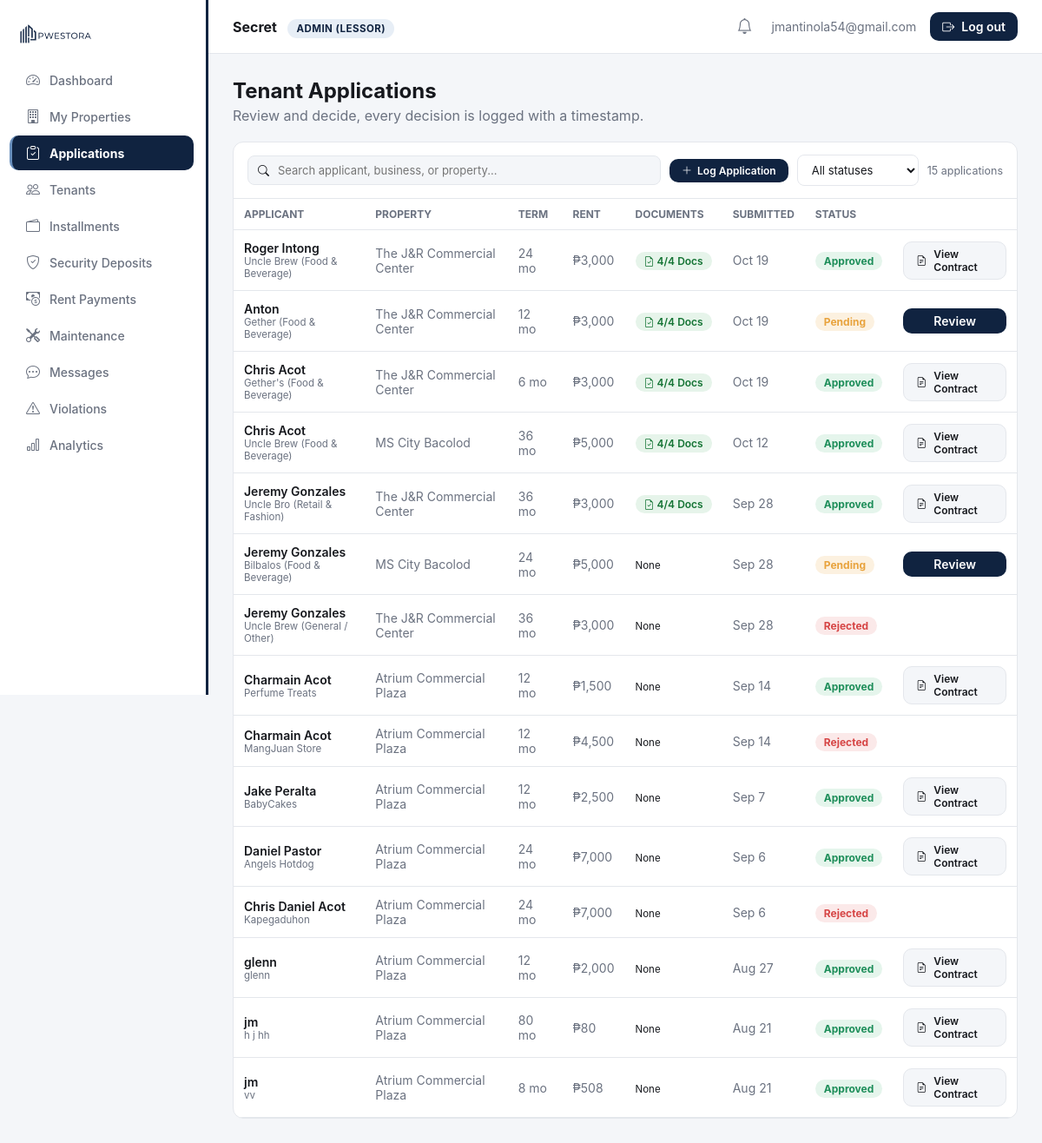
Page /dashboard.php?page=applications (signed in) on the committed database.
### tables this page shows
CREATE TABLE `tenants` (
  `id` int(11) NOT NULL,
  `lessor_id` int(11) NOT NULL,
  `property_id` int(11) NOT NULL,
  `application_id` int(11) DEFAULT NULL,
  `lessee_id` int(11) DEFAULT NULL,
  `tenant_name` varchar(150) NOT NULL,
  `business_name` varchar(150) DEFAULT NULL,
  `unit_label` varchar(100) DEFAULT NULL,
  `created_at` datetime NOT NULL DEFAULT current_timestamp()
);

CREATE TABLE `applications` (
  `id` int(11) NOT NULL,
  `property_id` int(11) NOT NULL,
  `lessor_id` int(11) NOT NULL,
  `lessee_id` int(11) DEFAULT NULL,
  `tenant_name` varchar(150) NOT NULL,
  `business_name` varchar(150) DEFAULT NULL,
  `term_months` int(11) NOT NULL,
  `rent` decimal(12,2) NOT NULL,
  `status` enum('pending','approved','rejected') NOT NULL DEFAULT 'pending',
  `submitted_at` datetime NOT NULL DEFAULT current_timestamp(),
  `checklist_negotiation` longtext DEFAULT NULL,
  `lessor_rebuttal` text DEFAULT NULL,
  `rebuttal_at` datetime DEFAULT NULL,
  `valid_id_path` varchar(255) DEFAULT NULL,
  `sec_dti_path` varchar(255) DEFAULT NULL,
  `business_permit_path` varchar(255) DEFAULT NULL,
  `bir_cert_path` varchar(255) DEFAULT NULL
);

CREATE TABLE `properties` (
  `id` int(11) NOT NULL,
  `lessor_id` int(11) NOT NULL,
  `name` varchar(150) NOT NULL,
  `type` varchar(60) NOT NULL,
  `address` varchar(255) DEFAULT NULL,
  `latitude` decimal(10,7) DEFAULT NULL,
  `longitude` decimal(10,7) DEFAULT NULL,
  `asking_rent` decimal(12,2) DEFAULT NULL,
  `status` enum('pending','verified','rejected') NOT NULL DEFAULT 'pending',
  `title_doc_path` varchar(255) DEFAULT NULL,
  `tax_dec_path` varchar(255) DEFAULT NULL,
  `photos_path` varchar(255) DEFAULT NULL,
  `created_at` datetime NOT NULL DEFAULT current_timestamp()
);

### public_html/modules/applications.php (the view, shortened to what this page needs)
<?php
$lessorId = $user['id'];
$applications = $pdo->prepare(
    'SELECT a.*, p.name AS property_name, t.id AS tenant_id
     FROM applications a
     JOIN properties p ON p.id = a.property_id
     LEFT JOIN tenants t ON t.application_id = a.id
     WHERE a.lessor_id = ?
     ORDER BY a.submitted_at DESC'
);
$applications->execute([$lessorId]);
$applications = $applications->fetchAll();
?>
<div style="margin-bottom:20px;">
  <h2 style="margin:0 0 4px;">Tenant Applications</h2>
  <p style="color:var(--ink-500); margin:0;">Review and decide, every decision is logged with a timestamp.</p>
</div>
<div class="card" style="padding:0; overflow:hidden; margin-bottom:28px;">
  <div style="display:flex; gap:10px; flex-wrap:nowrap; align-items:center; padding:14px 16px; border-bottom:1px solid var(--border); overflow-x:auto;">
    <?php if ($applications): ?>
      <div style="flex:1; min-width:220px; position:relative;">
        <i class="bi bi-search" style="position:absolute; left:12px; top:50%; transform:translateY(-50%); color:var(--ink-400); font-size:13px;"></i>
        <input id="app-search" type="search" placeholder="Search applicant, business, or property..."
               autocomplete="off"
               style="width:100%; box-sizing:border-box; padding:8px 12px 8px 34px; border:1px solid var(--border); border-radius:8px; font:inherit; font-size:13px; background:var(--bg); color:var(--ink-900);">
      </div>
    <?php else: ?>
      <div style="flex:1;"></div>
    <?php endif; ?>
    <a href="/dashboard.php?page=applications&log=1" class="btn btn-primary" style="width:auto; display:inline-flex; align-items:center; gap:6px; padding:6px 14px; font-size:12px; flex-shrink:0;">
      <i class="bi bi-plus-lg"></i> Log Application
    </a>
    <?php if ($applications): ?>
      <select id="app-status-filter"
              style="padding:8px 12px; border:1px solid var(--border); border-radius:8px; font:inherit; font-size:13px; background:#fff; color:var(--ink-900); min-width:140px; flex-shrink:0;">
        <option value="">All statuses</option>
      </select>
      <span id="app-filter-count" style="font-size:12.5px; color:var(--ink-500); white-space:nowrap; flex-shrink:0;"></span>
    <?php endif; ?>
  </div>
  <div class="table-scroll">
  <table>
    <thead><tr><th>Applicant</th><th>Property</th><th>Term</th><th>Rent</th><th>Documents</th><th>Submitted</th><th>Status</th><th></th></tr></thead>
    <tbody>
      <?php if (!$applications): ?>
        <tr><td colspan="8" style="text-align:center; color:var(--ink-500);">No applications yet.</td></tr>
      <?php else: foreach ($applications as $a):
          $appDocs = 0;
          if (!empty($a['valid_id_path'])) $appDocs++;
          if (!empty($a['sec_dti_path'])) $appDocs++;
          if (!empty($a['business_permit_path'])) $appDocs++;
          if (!empty($a['bir_cert_path'])) $appDocs++;
          $searchBlob = strtolower(trim(implode(' ', array_filter([
              $a['tenant_name'],
              $a['business_name'] ?? '',
              $a['property_name'] ?? '',
              $a['status']
          ]))));
      ?>
        <tr class="app-row" data-status="<?= htmlspecialchars($a['status']) ?>" data-search="<?= htmlspecialchars($searchBlob) ?>">
          <td style="font-weight:600;">
            <?= htmlspecialchars($a['tenant_name']) ?>
            <?php if ($a['business_name']): ?>
              <div style="font-size:11.5px; color:var(--ink-500); font-weight:400;"><?= htmlspecialchars($a['business_name']) ?></div>
            <?php endif; ?>
          </td>
          <td style="color:var(--ink-500);"><?= htmlspecialchars($a['property_name']) ?></td>
          <td style="color:var(--ink-500);"><?= (int) $a['term_months'] ?> mo</td>
          <td style="color:var(--ink-500);">₱<?= number_format($a['rent'], 0) ?></td>
          <td>
            <?php if ($appDocs > 0): ?>
              <span class="badge" style="background:#e6f4ea; color:#137333; font-weight:600;">
                <i class="bi bi-file-earmark-check"></i> <?= $appDocs ?>/4 Docs
              </span>
            <?php else: ?>
              <span style="font-size:11.5px; color:var(--ink-400);">None</span>
            <?php endif; ?>
          </td>
          <td style="color:var(--ink-500);"><?= (new DateTime($a['submitted_at']))->format('M j') ?></td>
          <td>
            <?php if ($a['status'] === 'pending'): ?>
              <span class="badge badge-pending">Pending</span>
            <?php elseif ($a['status'] === 'approved'): ?>
              <span class="badge badge-approved">Approved</span>
            <?php else: ?>
              <span class="badge badge-rejected">Rejected</span>
            <?php endif; ?>
          </td>
          <td>
            <?php if ($a['status'] === 'pending'): ?>
              <a class="btn btn-primary" style="padding:6px 14px; display:inline-flex;"
                 href="/dashboard.php?page=applications&review=<?= $a['id'] ?>">Review</a>
            <?php elseif ($a['status'] === 'approved' && $a['tenant_id']): ?>
              <a class="btn" style="background:var(--bg); color:var(--ink-900); padding:6px 14px; display:inline-flex; border:1px solid var(--border); font-size:12px;"
                 href="/lease_contract.php?tenant_id=<?= $a['tenant_id'] ?>" target="_blank">
                <i class="bi bi-file-earmark-text"></i> View Contract
              </a>
            <?php endif; ?>
          </td>
        </tr>
      <?php endforeach; endif; ?>
    </tbody>
  </table>
  </div>
</div>

### public_html/assets/css/style.css (style rules this page uses)
:root { --primary: #102340; --primary-light: #264875; --accent: #678EBC; --accent-soft: #E7EEF6; --tint: #CCD8E4; --steel: #888F96; --success: #1E8E5A; --success-soft: #E5F5EC; --warning: #E8A33D; --warning-soft: #FCF1E0; --error: #D64545; --error-soft: #FBE9E9; --ink-900: #16181D; --ink-500: #6B7280; --ink-300: #9AA6B5; --border: #E4E7EC; --surface: #FFFFFF; --bg: #F4F6F9; --radius: 12px; --sidebar-w: 240px; }
* { box-sizing: border-box; }
html { -webkit-text-size-adjust: 100%; }
body { margin: 0; font-family: -apple-system, "Segoe UI", Roboto, Helvetica, Arial, sans-serif; background: var(--bg); color: var(--ink-900); -webkit-font-smoothing: antialiased; }
a { text-decoration: none; color: inherit; }
.btn { display: inline-flex; align-items: center; justify-content: center; gap: 8px; padding: 12px 18px; border-radius: 10px; border: none; font-weight: 600; font-size: 14px; cursor: pointer; font-family: inherit; transition: background .15s, transform .05s; }
.btn-primary { background: var(--primary); color: #fff; width: 100%; }
.card { background: var(--surface); border: 1px solid var(--border); border-radius: var(--radius); padding: 20px; margin-bottom: 20px; }
.table-scroll { width: 100%; overflow-x: auto; -webkit-overflow-scrolling: touch; }
table { width: 100%; border-collapse: collapse; font-size: 14px; min-width: 560px; }
th { text-align: left; color: var(--ink-500); font-size: 12px; text-transform: uppercase; padding: 10px 12px; border-bottom: 1px solid var(--border); white-space: nowrap; }
td { padding: 12px; border-bottom: 1px solid var(--border); }
.badge { padding: 3px 10px; border-radius: 999px; font-size: 12px; font-weight: 700; white-space: nowrap; }
.badge-pending { background: var(--warning-soft); color: var(--warning); }
.badge-approved, .badge-active, .badge-verified { background: var(--success-soft); color: var(--success); }
.badge-rejected, .badge-suspended { background: var(--error-soft); color: var(--error); }

### rows in the picture
tenants: application.tenant_name "Roger Intong", application.business_name "Uncle Brew (Food & Beverage)", property.name "The J&R Commercial Center", application.term_months "24", application.rent "3,000", appDocs "4", application.submitted_at "Oct 19", shows "Approved"
applications: tenant_name "Anton", business_name "Gether (Food & Beverage)", property.name "The J&R Commercial Center", term_months "12", rent "3,000", appDocs "4", submitted_at "Oct 19", status "Pending"
tenants: application.tenant_name "Chris Acot", application.business_name "Gether's (Food & Beverage)", property.name "The J&R Commercial Center", application.term_months "6", application.rent "3,000", appDocs "4", application.submitted_at "Oct 19", shows "Approved"
tenants: application.tenant_name "Chris Acot", application.business_name "Uncle Brew (Food & Beverage)", property.name "MS City Bacolod", application.term_months "36", application.rent "5,000", appDocs "4", application.submitted_at "Oct 12", shows "Approved"
tenants: application.tenant_name "Jeremy Gonzales", application.business_name "Uncle Bro (Retail & Fashion)", property.name "The J&R Commercial Center", application.term_months "36", application.rent "3,000", appDocs "4", application.submitted_at "Sep 28", shows "Approved"
applications: tenant_name "Jeremy Gonzales", business_name "Bilbalos (Food & Beverage)", property.name "MS City Bacolod", term_months "24", rent "5,000", shows "None", submitted_at "Sep 28", status "Pending"
applications: tenant_name "Jeremy Gonzales", business_name "Uncle Brew (General / Other)", property.name "The J&R Commercial Center", term_months "36", rent "3,000", shows "None", submitted_at "Sep 28", status "Rejected"
tenants: application.tenant_name "Charmain Acot", application.business_name "Perfume Treats", property.name "Atrium Commercial Plaza", application.term_months "12", application.rent "1,500", shows "None", application.submitted_at "Sep 14", shows "Approved"
applications: tenant_name "Charmain Acot", business_name "MangJuan Store", property.name "Atrium Commercial Plaza", term_months "12", rent "4,500", shows "None", submitted_at "Sep 14", status "Rejected"
tenants: application.tenant_name "Jake Peralta", application.business_name "BabyCakes", property.name "Atrium Commercial Plaza", application.term_months "12", application.rent "2,500", shows "None", application.submitted_at "Sep 7", shows "Approved"
tenants: application.tenant_name "Daniel Pastor", application.business_name "Angels Hotdog", property.name "Atrium Commercial Plaza", application.term_months "24", application.rent "7,000", shows "None", application.submitted_at "Sep 6", shows "Approved"
applications: tenant_name "Chris Daniel Acot", business_name "Kapegaduhon", property.name "Atrium Commercial Plaza", term_months "24", rent "7,000", shows "None", submitted_at "Sep 6", status "Rejected"
tenants: application.tenant_name "glenn", application.business_name "glenn", property.name "Atrium Commercial Plaza", application.term_months "12", application.rent "2,000", shows "None", application.submitted_at "Aug 27", shows "Approved"
tenants: application.tenant_name "jm", application.business_name "h j hh", property.name "Atrium Commercial Plaza", application.term_months "80", application.rent "80", shows "None", application.submitted_at "Aug 21", shows "Approved"
tenants: application.tenant_name "jm", application.business_name "vv", property.name "Atrium Commercial Plaza", application.term_months "8", application.rent "508", shows "None", application.submitted_at "Aug 21", shows "Approved"

### other values in the picture
$item['label'] "Dashboard"
$item['label'] "My Properties"
$item['label'] "Applications"
$item['label'] "Tenants"
$item['label'] "Installments"
$item['label'] "Security Deposits"
$item['label'] "Rent Payments"
$item['label'] "Maintenance"
$item['label'] "Messages"
$item['label'] "Violations"
$item['label'] "Analytics"
$user['company'] ?: $user['name'] "Secret"
$roleLabel "ADMIN (LESSOR)"
$user['email'] "jmantinola54@gmail.com"
